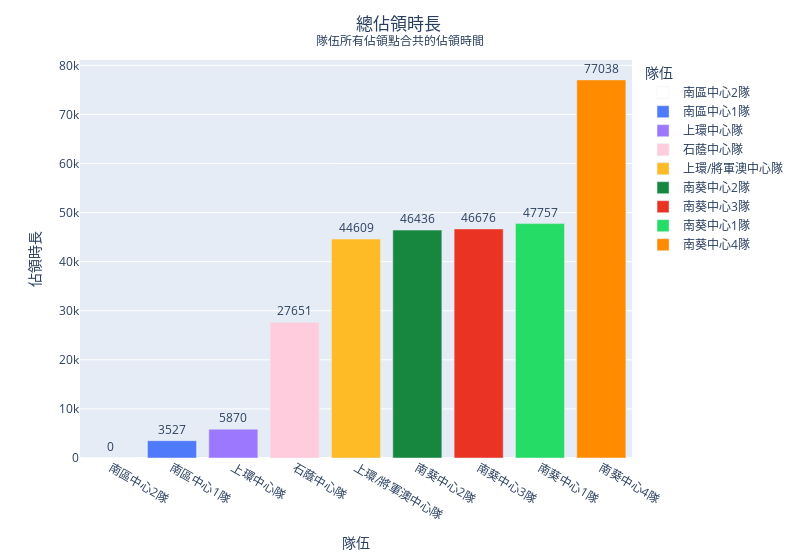

Source (notebook cell):
### Code cell
fig = px.bar(
    users_df.sort('duration'), 
    x='name', 
    y='duration', 
    hover_data=['name', 'score', 'total_captured', 'duration', 'final_level'], 
    labels={
        'name': "隊伍",
        'score': "分數",
        'score_offset': "分數",
        'total_captured': "總佔領次數",
        'final_level': "最終等級",
        'duration': "佔領時長"
    }, 
    color='name', 
    color_discrete_map=color_discrete_map, 
    text_auto='.0f',
    width=800,
)

fig.update_traces(textfont_size=12, textangle=0, textposition="outside", cliponaxis=False)
fig.update_layout(title_text='總佔領時長 <br><sup>隊伍所有佔領點合共的佔領時間</sup>', title_x=0.5)

fig.show()

### Figure 1 — Plotly figure (JSON) as saved in the notebook; plotly's stock layout.template omitted (floating-point values rounded to 4 significant figures)
{"data": [{"alignmentgroup": "True", "cliponaxis": false, "customdata": [[0, 0, 1]], "hovertemplate": "隊伍=%{x}<br>佔領時長=%{y}<br>分數=%{customdata[0]}<br>總佔領次數=%{customdata[1]}<br>最終等級=%{customdata[2]}<extra></extra>", "legendgroup": "南區中心2隊", "marker": {"color": "#ffffff", "pattern": {"shape": ""}}, "name": "南區中心2隊", "offsetgroup": "南區中心2隊", "orientation": "v", "showlegend": true, "textangle": 0, "textfont": {"size": 12}, "textposition": "outside", "texttemplate": "%{y:.0f}", "type": "bar", "x": ["南區中心2隊"], "xaxis": "x", "y": [0], "yaxis": "y"}, {"alignmentgroup": "True", "cliponaxis": false, "customdata": [[8818.0, 2, 3]], "hovertemplate": "隊伍=%{x}<br>佔領時長=%{y}<br>分數=%{customdata[0]}<br>總佔領次數=%{customdata[1]}<br>最終等級=%{customdata[2]}<extra></extra>", "legendgroup": "南區中心1隊", "marker": {"color": "#4f7af9", "pattern": {"shape": ""}}, "name": "南區中心1隊", "offsetgroup": "南區中心1隊", "orientation": "v", "showlegend": true, "textangle": 0, "textfont": {"size": 12}, "textposition": "outside", "texttemplate": "%{y:.0f}", "type": "bar", "x": ["南區中心1隊"], "xaxis": "x", "y": [3527.0], "yaxis": "y"}, {"alignmentgroup": "True", "cliponaxis": false, "customdata": [[6007.0, 7, 3]], "hovertemplate": "隊伍=%{x}<br>佔領時長=%{y}<br>分數=%{customdata[0]}<br>總佔領次數=%{customdata[1]}<br>最終等級=%{customdata[2]}<extra></extra>", "legendgroup": "上環中心隊", "marker": {"color": "#9c78fe", "pattern": {"shape": ""}}, "name": "上環中心隊", "offsetgroup": "上環中心隊", "orientation": "v", "showlegend": true, "textangle": 0, "textfont": {"size": 12}, "textposition": "outside", "texttemplate": "%{y:.0f}", "type": "bar", "x": ["上環中心隊"], "xaxis": "x", "y": [5870.0], "yaxis": "y"}, {"alignmentgroup": "True", "cliponaxis": false, "customdata": [[2117.0, 13, 3]], "hovertemplate": "隊伍=%{x}<br>佔領時長=%{y}<br>分數=%{customdata[0]}<br>總佔領次數=%{customdata[1]}<br>最終等級=%{customdata[2]}<extra></extra>", "legendgroup": "石蔭中心隊", "marker": {"color": "#ffccdd", "pattern": {"shape": ""}}, "name": "石蔭中心隊", "offsetgroup": "石蔭中心隊", "orientation": "v", "showlegend": true, "textangle": 0, "textfont": {"size": 12}, "textposition": "outside", "texttemplate": "%{y:.0f}", "type": "bar", "x": ["石蔭中心隊"], "xaxis": "x", "y": [27650.0], "yaxis": "y"}, {"alignmentgroup": "True", "cliponaxis": false, "customdata": [[15470.0, 12, 3]], "hovertemplate": "隊伍=%{x}<br>佔領時長=%{y}<br>分數=%{customdata[0]}<br>總佔領次數=%{customdata[1]}<br>最終等級=%{customdata[2]}<extra></extra>", "legendgroup": "上環/將軍澳中心隊", "marker": {"color": "#febb26", "pattern": {"shape": ""}}, "name": "上環/將軍澳中心隊", "offsetgroup": "上環/將軍澳中心隊", "orientation": "v", "showlegend": true, "textangle": 0, "textfont": {"size": 12}, "textposition": "outside", "texttemplate": "%{y:.0f}", "type": "bar", "x": ["上環/將軍澳中心隊"], "xaxis": "x", "y": [44610.0], "yaxis": "y"}, {"alignmentgroup": "True", "cliponaxis": false, "customdata": [[15450.0, 15, 2]], "hovertemplate": "隊伍=%{x}<br>佔領時長=%{y}<br>分數=%{customdata[0]}<br>總佔領次數=%{customdata[1]}<br>最終等級=%{customdata[2]}<extra></extra>", "legendgroup": "南葵中心2隊", "marker": {"color": "#17873f", "pattern": {"shape": ""}}, "name": "南葵中心2隊", "offsetgroup": "南葵中心2隊", "orientation": "v", "showlegend": true, "textangle": 0, "textfont": {"size": 12}, "textposition": "outside", "texttemplate": "%{y:.0f}", "type": "bar", "x": ["南葵中心2隊"], "xaxis": "x", "y": [46440.0], "yaxis": "y"}, {"alignmentgroup": "True", "cliponaxis": false, "customdata": [[55590.0, 19, 3]], "hovertemplate": "隊伍=%{x}<br>佔領時長=%{y}<br>分數=%{customdata[0]}<br>總佔領次數=%{customdata[1]}<br>最終等級=%{customdata[2]}<extra></extra>", "legendgroup": "南葵中心3隊", "marker": {"color": "#ea3323", "pattern": {"shape": ""}}, "name": "南葵中心3隊", "offsetgroup": "南葵中心3隊", "orientation": "v", "showlegend": true, "textangle": 0, "textfont": {"size": 12}, "textposition": "outside", "texttemplate": "%{y:.0f}", "type": "bar", "x": ["南葵中心3隊"], "xaxis": "x", "y": [46680.0], "yaxis": "y"}, {"alignmentgroup": "True", "cliponaxis": false, "customdata": [[10110.0, 23, 2]], "hovertemplate": "隊伍=%{x}<br>佔領時長=%{y}<br>分數=%{customdata[0]}<br>總佔領次數=%{customdata[1]}<br>最終等級=%{customdata[2]}<extra></extra>", "legendgroup": "南葵中心1隊", "marker": {"color": "#25dc67", "pattern": {"shape": ""}}, "name": "南葵中心1隊", "offsetgroup": "南葵中心1隊", "orientation": "v", "showlegend": true, "textangle": 0, "textfont": {"size": 12}, "textposition": "outside", "texttemplate": "%{y:.0f}", "type": "bar", "x": ["南葵中心1隊"], "xaxis": "x", "y": [47760.0], "yaxis": "y"}, {"alignmentgroup": "True", "cliponaxis": false, "customdata": [[44890.0, 26, 3]], "hovertemplate": "隊伍=%{x}<br>佔領時長=%{y}<br>分數=%{customdata[0]}<br>總佔領次數=%{customdata[1]}<br>最終等級=%{customdata[2]}<extra></extra>", "legendgroup": "南葵中心4隊", "marker": {"color": "#ff8b00", "pattern": {"shape": ""}}, "name": "南葵中心4隊", "offsetgroup": "南葵中心4隊", "orientation": "v", "showlegend": true, "textangle": 0, "textfont": {"size": 12}, "textposition": "outside", "texttemplate": "%{y:.0f}", "type": "bar", "x": ["南葵中心4隊"], "xaxis": "x", "y": [77040.0], "yaxis": "y"}], "layout": {"barmode": "relative", "legend": {"title": {"text": "隊伍"}, "tracegroupgap": 0}, "margin": {"t": 60}, "title": {"text": "總佔領時長 <br><sup>隊伍所有佔領點合共的佔領時間</sup>", "x": 0.5}, "width": 800, "xaxis": {"anchor": "y", "categoryarray": ["南區中心2隊", "南區中心1隊", "上環中心隊", "石蔭中心隊", "上環/將軍澳中心隊", "南葵中心2隊", "南葵中心3隊", "南葵中心1隊", "南葵中心4隊"], "categoryorder": "array", "domain": [0, 1], "title": {"text": "隊伍"}}, "yaxis": {"anchor": "x", "domain": [0, 1], "title": {"text": "佔領時長"}}}}
